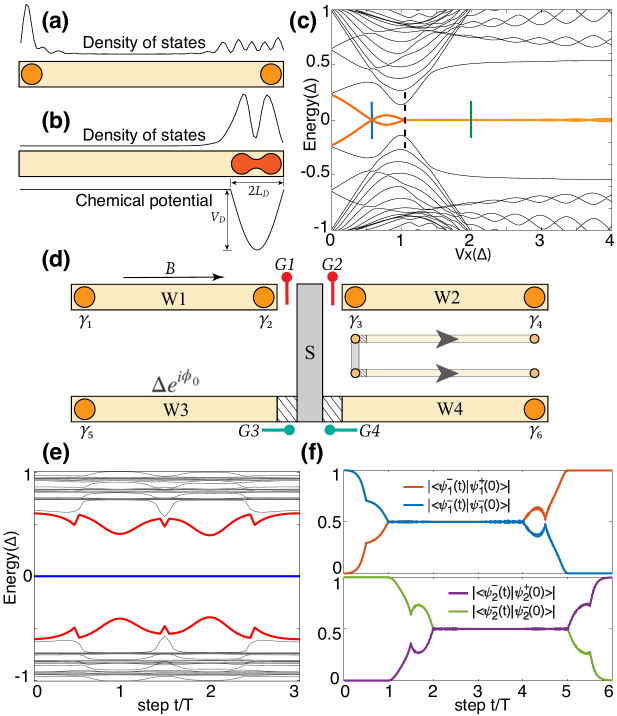
#> input picture assets/figures/qc-fig-tetron.png, 1234 x 1432 px (shown at 1/2 size)
$ python build_qc_tetron_crop.py
#> lines starting #> are read from the running program, lines starting #| are printed output that depends on the picture
"""Build the quantum-computing Tetron card crop.

The source paper figure has neighboring-panel text clipped into the top edge of
the Tetron panel. Keep the cleanup rectangles tight so they do not overlap the
G1/G2 gate labels in the device drawing.
"""

from pathlib import Path

from PIL import Image, ImageDraw


HERE = Path(__file__).resolve().parent
ASSETS = HERE.parent / "assets" / "figures"

SOURCE = ASSETS / "qc-fig-tetron.png"
OUTPUT = ASSETS / "qc-crop-tetron.png"

# Left, top, right, bottom in SOURCE pixel coordinates.
TETRON_CROP = (20, 496, 1210, 884)

# Rectangles in cropped-image coordinates. These remove the panel letter and
# clipped labels from neighboring panels without touching the device labels.
CLEANUP_RECTS = [
    (45, 0, 125, 52),    # panel label "(d)"
    (400, 0, 520, 9),    # clipped tick/label from the panel above
    (860, 0, 982, 34),   # clipped "Vx(Delta)" label from the panel above
]


def main() -> None:
    image = Image.open(SOURCE).convert("RGB")
#> image is the input picture: PIL image 1234x1432 RGB; mean R, G, B 240.2, 237.3, 234
    crop = image.crop(TETRON_CROP)
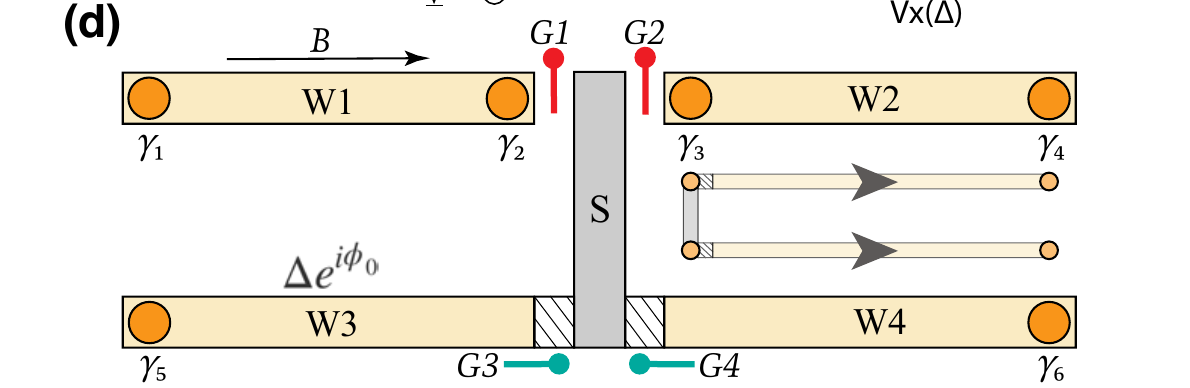
#> crop: PIL image 1190x388 RGB; mean R, G, B 240.6, 236.4, 227.8
    draw = ImageDraw.Draw(crop)

    for rect in CLEANUP_RECTS:
        draw.rectangle(rect, fill="white")

    crop.save(OUTPUT)
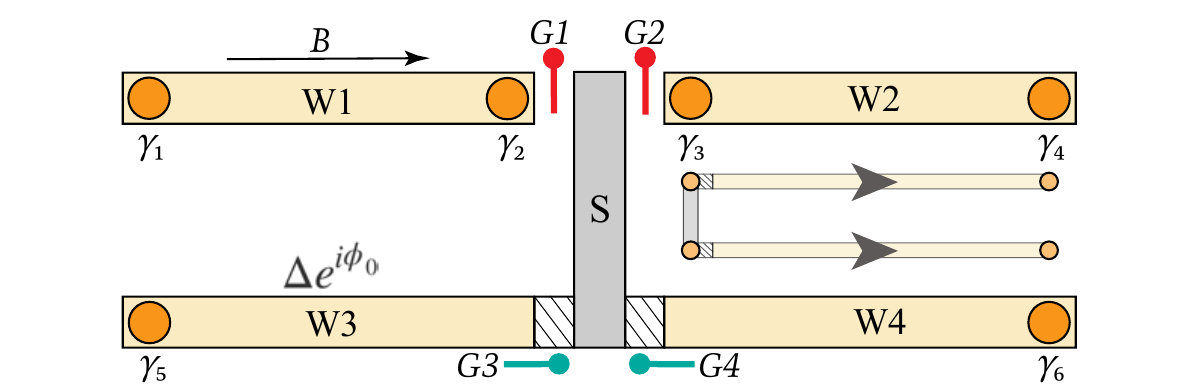
#> saved as qc-crop-tetron.png: PIL image 1190x388 RGB; mean R, G, B 241.4, 237.2, 228.7
    print(f"Wrote {OUTPUT}")


if __name__ == "__main__":
    main()

$ run again, with assets/figures/cooper.png copied over assets/figures/qc-fig-tetron.png
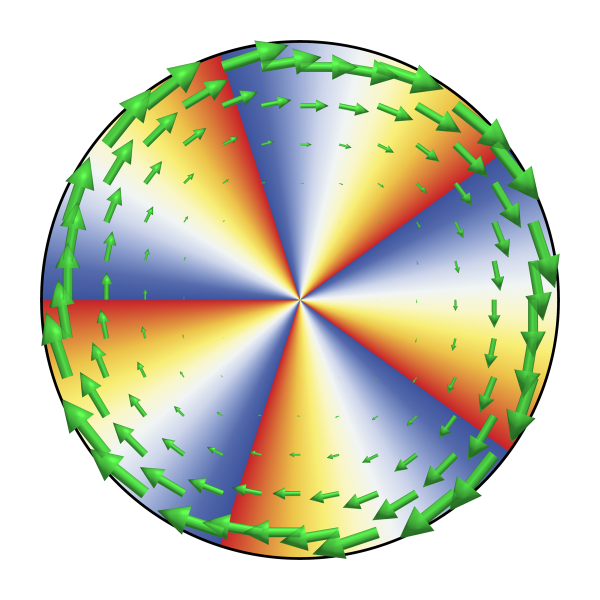
#> input picture assets/figures/cooper.png, 1200 x 1200 px (shown at 1/2 size)
#> in main, image is the input picture: PIL image 1200x1200 RGB; mean R, G, B 205.1, 206.3, 185.3
#> in main, `crop = image.crop(TETRON_CROP)`:
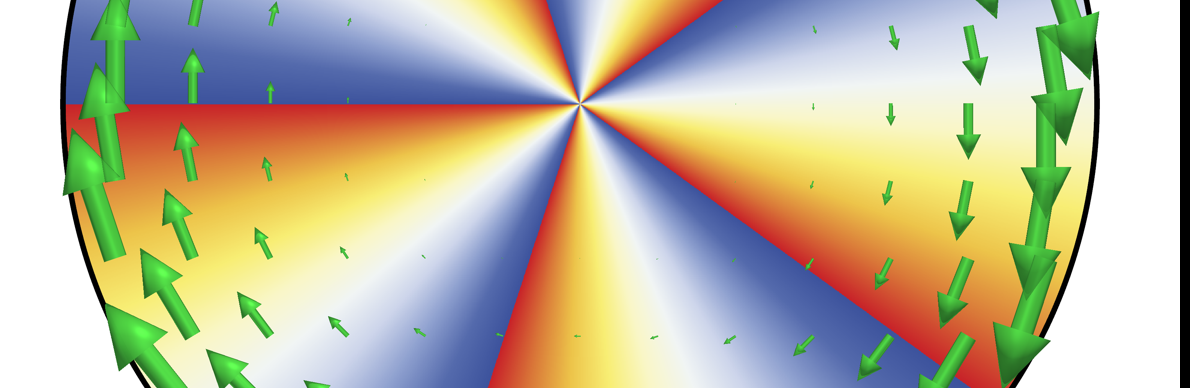
#> crop: PIL image 1190x388 RGB; mean R, G, B 190.6, 184.6, 158.8
#> in main, `crop.save(OUTPUT)`:
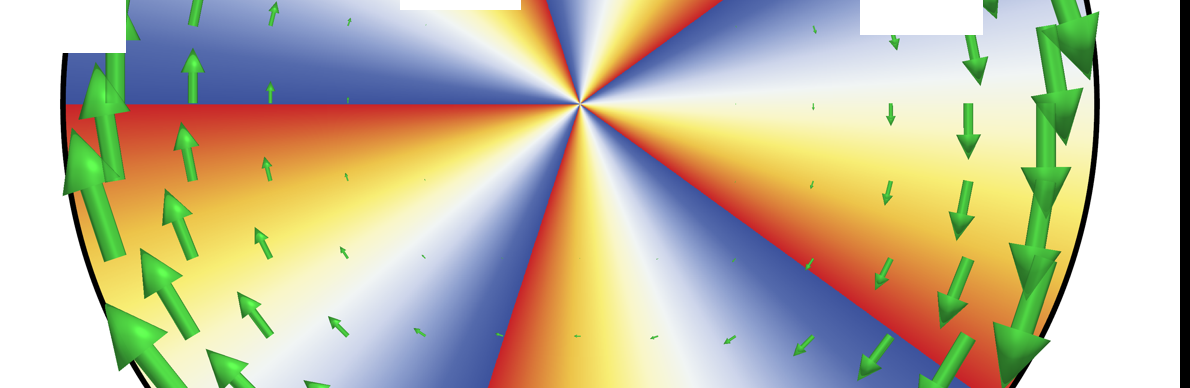
#> saved as qc-crop-tetron.png: PIL image 1190x388 RGB; mean R, G, B 192.6, 186.1, 160.3

$ run again, with assets/figures/dirac.png copied over assets/figures/qc-fig-tetron.png
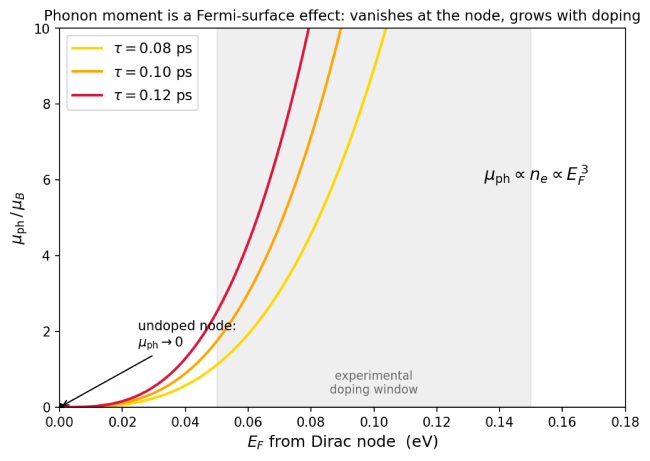
#> input picture assets/figures/dirac.png, 1300 x 921 px (shown at 1/2 size)
#> in main, `crop = image.crop(TETRON_CROP)`:
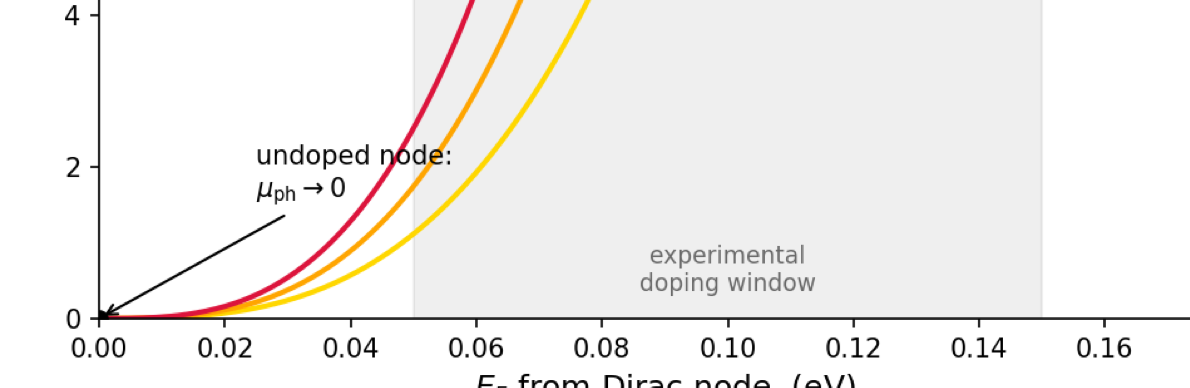
#> crop: PIL image 1190x388 RGB; mean R, G, B 242.1, 240.3, 238.4
#> in main, `crop.save(OUTPUT)`:
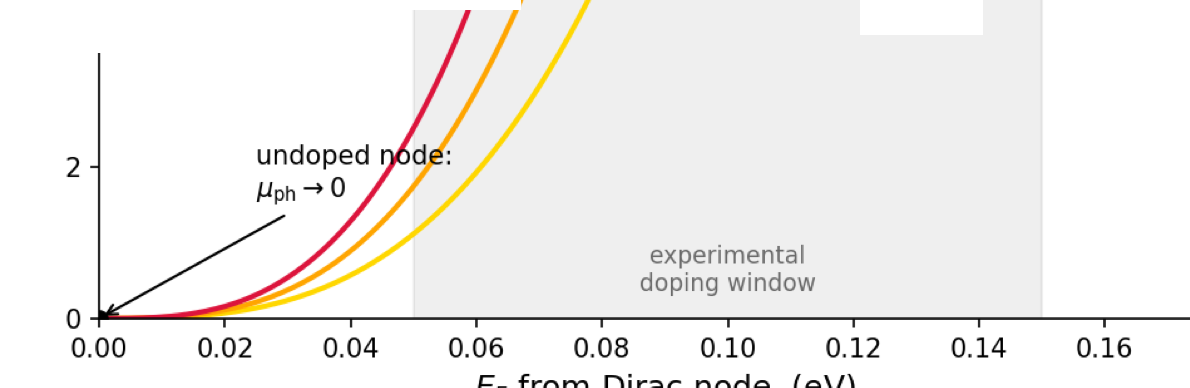
#> saved as qc-crop-tetron.png: PIL image 1190x388 RGB; mean R, G, B 242.4, 240.6, 238.8
